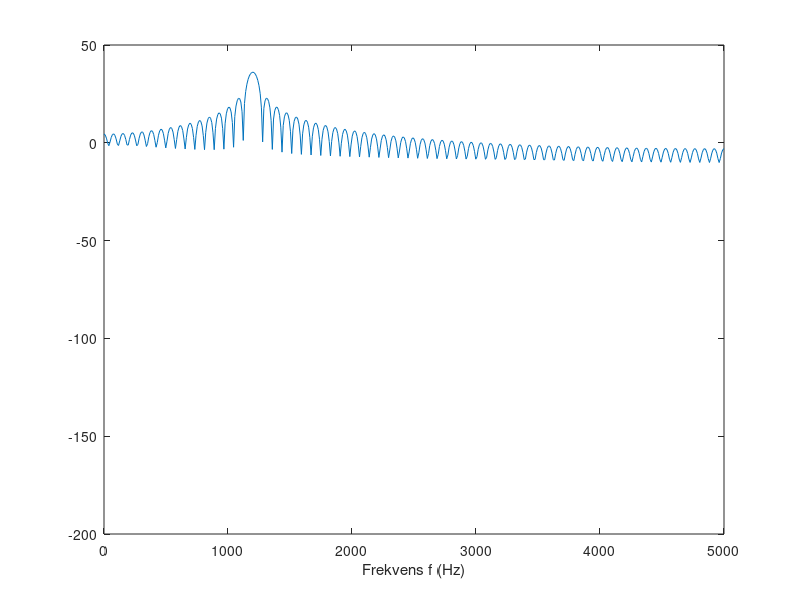

This figure's MATLAB source:
clear
% Förberedelser
fs=10000; % sampling rate (Hz)
Ts=1/fs; % sampling interval
N=128; % number of samples
f0=1200; % frequency of sinusoid (Hz)
t=(0:N-1)'*Ts; % discrete time samples
x=sin(2*pi*f0*t); % sampling a sinusoid
X=fft(x);
N1=1024;
X1=fft(x,N1);
% DFT with window functions
w_1=boxcar(N); % Rectangular window
w_2=hanning(N); % Hanning window
w_3=hamming(N); % Hamming window
w_4=blackman(N); % Blackman window
w_5=kaiser(N,15); % Kaiser window
Xw=fft(x.*w_1,N1);
%Xw=fft(w_4,N1); % DFT of window function alone
% plot the half DFT spectrum
figure(5)
plot((0:N1/2)*fs/N1,20*log10(abs(Xw(1:N1/2+1))),'-')
axis([0 fs/2 -200 50])
xlabel('Frekvens f (Hz)')